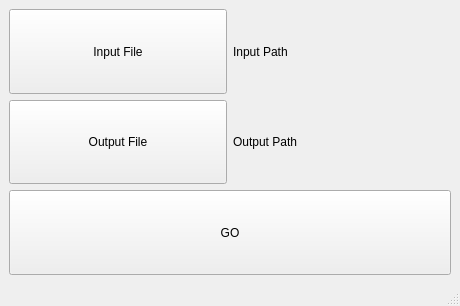
<?xml version="1.0" encoding="UTF-8"?>
<ui version="4.0">
 <class>MainWindow</class>
 <widget class="QMainWindow" name="MainWindow">
  <property name="geometry">
   <rect>
    <x>0</x>
    <y>0</y>
    <width>460</width>
    <height>306</height>
   </rect>
  </property>
  <property name="windowTitle">
   <string>MainWindow</string>
  </property>
  <widget class="QWidget" name="centralwidget">
   <layout class="QGridLayout" name="gridLayout">
    <item row="0" column="0">
     <layout class="QVBoxLayout" name="verticalLayout_3">
      <item>
       <layout class="QHBoxLayout" name="horizontalLayout_6">
        <item>
         <widget class="QPushButton" name="inputFileButton">
          <property name="sizePolicy">
           <sizepolicy hsizetype="Minimum" vsizetype="Preferred">
            <horstretch>0</horstretch>
            <verstretch>0</verstretch>
           </sizepolicy>
          </property>
          <property name="text">
           <string>Input File</string>
          </property>
         </widget>
        </item>
        <item>
         <widget class="QLabel" name="inputFileLabel">
          <property name="text">
           <string>Input Path</string>
          </property>
         </widget>
        </item>
       </layout>
      </item>
      <item>
       <layout class="QHBoxLayout" name="horizontalLayout_7">
        <property name="sizeConstraint">
         <enum>QLayout::SetDefaultConstraint</enum>
        </property>
        <item>
         <widget class="QPushButton" name="outputFileButton">
          <property name="sizePolicy">
           <sizepolicy hsizetype="Minimum" vsizetype="Preferred">
            <horstretch>0</horstretch>
            <verstretch>0</verstretch>
           </sizepolicy>
          </property>
          <property name="text">
           <string>Output File</string>
          </property>
         </widget>
        </item>
        <item>
         <widget class="QLabel" name="outputFileLabel">
          <property name="text">
           <string>Output Path</string>
          </property>
         </widget>
        </item>
       </layout>
      </item>
      <item>
       <layout class="QHBoxLayout" name="horizontalLayout_8">
        <item>
         <widget class="QPushButton" name="ffmpeg">
          <property name="sizePolicy">
           <sizepolicy hsizetype="Minimum" vsizetype="Minimum">
            <horstretch>0</horstretch>
            <verstretch>0</verstretch>
           </sizepolicy>
          </property>
          <property name="text">
           <string>GO</string>
          </property>
         </widget>
        </item>
       </layout>
      </item>
     </layout>
    </item>
   </layout>
  </widget>
  <widget class="QMenuBar" name="menubar">
   <property name="geometry">
    <rect>
     <x>0</x>
     <y>0</y>
     <width>460</width>
     <height>21</height>
    </rect>
   </property>
  </widget>
  <widget class="QStatusBar" name="statusbar"/>
 </widget>
 <resources/>
 <connections/>
</ui>
